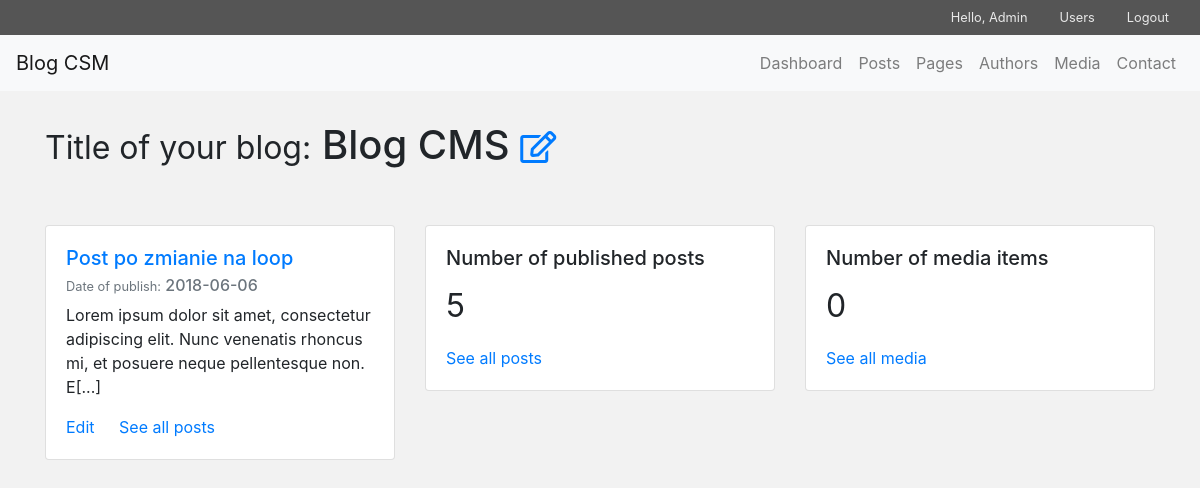
Screenshot of /admin/index.php (signed in) with the database file from the repository.
### tables this page shows
CREATE TABLE `posts` (
  `id` int(11) NOT NULL,
  `image_id` int(11) NOT NULL,
  `title` text NOT NULL,
  `text` text NOT NULL,
  `author_id` int(11) NOT NULL,
  `publish_date` date NOT NULL
);

### admin/inc/classes/dbh.class.inc.php (called while the page is built)
<?php
class Dbh {
  private $DB_host = 'localhost';
  private $DB_driver = 'mysql';
  private $DB_database = 'bs_blog_cms';
  private $DB_user_name = 'root';
  private $DB_user_password = '';
  private $DB_charset = 'utf8mb4';
  protected function connect(){
    try {
      $dsn = $this->DB_driver.':host='.$this->DB_host.';dbname='.$this->DB_database.';charset='.$this->DB_charset;
      $pdo = new PDO($dsn, $this->DB_user_name, $this->DB_user_password);
      $pdo->setAttribute(PDO::ATTR_ERRMODE, PDO::ERRMODE_EXCEPTION);
    } catch (Exception $e) {
      echo 'Connection failed: '.$e->getMessage();
    }
    return $pdo;
  }
}

### admin/inc/classes/posts.class.inc.php (called while the page is built, shortened)
<?php
class Posts extends Dbh {
  private $table;
  function __construct($args){
    $this->table = $args['table'];
  }
  public function last_post_id(){
      try {
        $query = $this->connect()->query("SELECT id FROM $this->table ORDER BY id DESC LIMIT 1");
        $output = $query->fetch(PDO::FETCH_ASSOC);
        $output = $output['id'];
      } catch (Exception $e) {
        $error_message = "last_post_id error: ".$e->getMessage();
      }
      if(isset($error_message)){
        return $error_message;
      }else{
        return $output;
      }
  }
  private function get_categories($id){
    $sql = "SELECT category_name FROM categories LEFT JOIN posts_categories ON categories.category_id = posts_categories.category_id WHERE post_id = ?";
    try {
      $query = $this->connect()->prepare($sql);
      $query->bindParam(1, $id, PDO::PARAM_INT);
      $query->execute();
    } catch (Exception $e) {
      echo $e->getMessage();
    }
    $output= array();
    while($row = $query->fetch(PDO::FETCH_ASSOC)){
      $output['categories'][] = $row['category_name'];
    }
    return $output;
  }
  public function get_single_post($id){
    $sql = "SELECT * FROM $this->table LEFT JOIN Media ON $this->table.image_id = Media.id";
    $query = $this->connect()->prepare($sql. " WHERE $this->table.id = ?");
    $query->bindParam(1, $id, PDO::PARAM_INT);
    $query->execute();
    $output = $query->fetch(PDO::FETCH_ASSOC);
    if($this->table == 'posts'){
      $output = array_merge($output, $this->get_categories($id));
    }
    return $output;
    }
  public function count_posts(){
    $sql = "SELECT COUNT(id) AS \"number\" FROM $this->table";
    try {
      $db = new Dbh;
      $query = $db->connect()->prepare($sql);
      $query->execute();
      $output = $query->fetch(PDO::FETCH_ASSOC);
    } catch (Exception $e) {
      $error_message = $e->getMessage();
    }
    if(isset($error_message)){
      return $error_message;
    }else{
      return $output;
    }
  }
}

### admin/inc/classes/media.class.inc.php (called while the page is built, shortened)
<?php
class Media extends Dbh{
  public function count_media(){
    $sql = "SELECT COUNT(id) AS \"number\" FROM media";
    try {
      $db = new Dbh;
      $query = $db->connect()->prepare($sql);
      $query->execute();
      $output = $query->fetch(PDO::FETCH_ASSOC);
    } catch (Exception $e) {
      $error_message = $e->getMessage();
    }
    if(isset($error_message)){
      return $error_message;
    }else{
      return $output;
    }
  }
}

### admin/index.php (the view, shortened to what this page needs)
<?php
include 'inc/admin_header.inc.php';
$args = array(
  'table' => 'posts',
  'offset' => 0,
  'limit' => 1,
  'search' => null,
  'category' => null,
);
$post = new Posts($args);
$last_post_id = intval($post->last_post_id());
$last_post = $post->get_single_post($last_post_id);
$media = new Media;
$post_count = $post->count_posts();
$media_count = $media->count_media();
?>
<div class="col-md-12 mb-5">
  <?php if(isset($_GET['edit_title'])): ?>
    <form class="form-inline" action="" method="post">
      <div class="form-group row" style="width:100%;">
        <input class="form-control col-md-9" type="text" name="blog_title" placeholder="Enter new blog title">
        <button type="submit" name="button" class="btn btn-primary col-md-3">Save</button>
      </div>
    </form>
  <?php else: ?>
    <h1><small>Title of your blog:</small> Blog CMS <small><a href="index.php?edit_title=true"><i class="far fa-edit"></i></a></small></h1>
  <?php endif; ?>
</div>
<div class="col-md-4">
  <div class="card">
    <div class="card-body">
      <h5 class="card-title"><a href="single-post.php?id=<?php echo $post->last_post_id(); ?>"><?php echo $last_post['title'] ?></a></h5>
      <h6 class="card-subtitle mb-2 text-muted"><small>Date of publish:</small> <?php echo $last_post['publish_date']; ?></h6>
      <p class="card-text"><?php echo substr($last_post['text'], 0, 120)."[...]"; ?></p>
      <a href="single-post.php?id=<?php echo $post->last_post_id(); ?>" class="card-link">Edit</a>
      <a href="posts.php" class="card-link">See all posts</a>
    </div>
  </div>
</div>
<div class="col-md-4">
  <div class="card">
    <div class="card-body">
      <h5 class="card-title">Number of published posts</h5>
      <p class="card-text" style="font-size: 2em"><?php echo $post_count['number']; ?></p>
      <a href="posts.php" class="card-link">See all posts</a>
    </div>
  </div>
</div>
<div class="col-md-4">
  <div class="card">
    <div class="card-body">
      <h5 class="card-title">Number of media items</h5>
      <p class="card-text" style="font-size: 2em"><?php echo $media_count['number']; ?></p>
      <a href="media.php" class="card-link">See all media</a>
    </div>
  </div>
</div>
<?php
include 'inc/admin_footer.inc.php' ?>

### admin/css/admin_styles.css (style rules this page uses)
body { background-color: #f2f2f2; }

### rows the page displays
posts: title "Post po zmianie na loop", publish_date "2018-06-06", text "Lorem ipsum dolor sit amet, consectetur adipiscing elit. Nunc venenatis rhoncus mi, et posuere neque pellentesque non. E"

### other values shown
$_SESSION['username'] "Admin"
$post_count['number'] "5"
$media_count['number'] "0"
